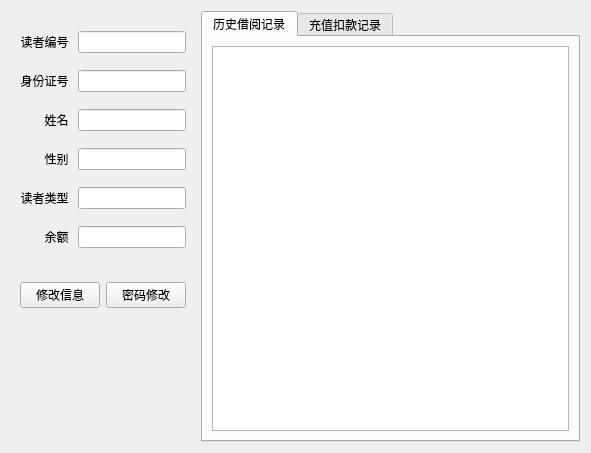
<?xml version="1.0" encoding="UTF-8"?>
<ui version="4.0">
 <class>user</class>
 <widget class="QWidget" name="user">
  <property name="geometry">
   <rect>
    <x>0</x>
    <y>0</y>
    <width>591</width>
    <height>453</height>
   </rect>
  </property>
  <property name="windowTitle">
   <string>用户管理</string>
  </property>
  <layout class="QGridLayout" name="gridLayout_4">
   <item row="0" column="1">
    <widget class="QTabWidget" name="tabWidget">
     <property name="currentIndex">
      <number>0</number>
     </property>
     <widget class="QWidget" name="tab">
      <attribute name="title">
       <string>历史借阅记录</string>
      </attribute>
      <layout class="QGridLayout" name="gridLayout_2">
       <item row="0" column="0">
        <widget class="QTableView" name="tableView"/>
       </item>
      </layout>
     </widget>
     <widget class="QWidget" name="tab_2">
      <attribute name="title">
       <string>充值扣款记录</string>
      </attribute>
      <layout class="QGridLayout" name="gridLayout_3">
       <item row="0" column="0">
        <widget class="QTableView" name="tableView_2"/>
       </item>
      </layout>
     </widget>
    </widget>
   </item>
   <item row="0" column="0">
    <widget class="QWidget" name="widget" native="true">
     <layout class="QGridLayout" name="gridLayout">
      <item row="0" column="1" colspan="2">
       <widget class="QLineEdit" name="lineEdit">
        <property name="focusPolicy">
         <enum>Qt::NoFocus</enum>
        </property>
        <property name="readOnly">
         <bool>true</bool>
        </property>
       </widget>
      </item>
      <item row="2" column="1" colspan="2">
       <widget class="QLineEdit" name="lineEdit_3">
        <property name="focusPolicy">
         <enum>Qt::NoFocus</enum>
        </property>
        <property name="readOnly">
         <bool>true</bool>
        </property>
       </widget>
      </item>
      <item row="7" column="0" colspan="2">
       <widget class="QWidget" name="widget_3" native="true">
        <property name="maximumSize">
         <size>
          <width>16777215</width>
          <height>80</height>
         </size>
        </property>
       </widget>
      </item>
      <item row="4" column="0">
       <widget class="QLabel" name="label_5">
        <property name="text">
         <string>读者类型 </string>
        </property>
        <property name="alignment">
         <set>Qt::AlignRight|Qt::AlignTrailing|Qt::AlignVCenter</set>
        </property>
       </widget>
      </item>
      <item row="3" column="0">
       <widget class="QLabel" name="label_4">
        <property name="text">
         <string>性别 </string>
        </property>
        <property name="alignment">
         <set>Qt::AlignRight|Qt::AlignTrailing|Qt::AlignVCenter</set>
        </property>
       </widget>
      </item>
      <item row="4" column="1" colspan="2">
       <widget class="QLineEdit" name="lineEdit_5">
        <property name="focusPolicy">
         <enum>Qt::NoFocus</enum>
        </property>
        <property name="readOnly">
         <bool>true</bool>
        </property>
       </widget>
      </item>
      <item row="2" column="0">
       <widget class="QLabel" name="label_3">
        <property name="text">
         <string>姓名 </string>
        </property>
        <property name="alignment">
         <set>Qt::AlignRight|Qt::AlignTrailing|Qt::AlignVCenter</set>
        </property>
       </widget>
      </item>
      <item row="5" column="1" colspan="2">
       <widget class="QLineEdit" name="lineEdit_6">
        <property name="focusPolicy">
         <enum>Qt::NoFocus</enum>
        </property>
        <property name="echoMode">
         <enum>QLineEdit::Normal</enum>
        </property>
        <property name="readOnly">
         <bool>true</bool>
        </property>
       </widget>
      </item>
      <item row="1" column="0">
       <widget class="QLabel" name="label_2">
        <property name="text">
         <string>身份证号 </string>
        </property>
        <property name="alignment">
         <set>Qt::AlignRight|Qt::AlignTrailing|Qt::AlignVCenter</set>
        </property>
       </widget>
      </item>
      <item row="1" column="1" colspan="2">
       <widget class="QLineEdit" name="lineEdit_2">
        <property name="focusPolicy">
         <enum>Qt::NoFocus</enum>
        </property>
        <property name="readOnly">
         <bool>true</bool>
        </property>
       </widget>
      </item>
      <item row="5" column="0">
       <widget class="QLabel" name="label_6">
        <property name="text">
         <string>余额 </string>
        </property>
        <property name="alignment">
         <set>Qt::AlignRight|Qt::AlignTrailing|Qt::AlignVCenter</set>
        </property>
       </widget>
      </item>
      <item row="0" column="0">
       <widget class="QLabel" name="label">
        <property name="text">
         <string>读者编号 </string>
        </property>
        <property name="alignment">
         <set>Qt::AlignRight|Qt::AlignTrailing|Qt::AlignVCenter</set>
        </property>
       </widget>
      </item>
      <item row="3" column="1" colspan="2">
       <widget class="QLineEdit" name="lineEdit_4">
        <property name="focusPolicy">
         <enum>Qt::NoFocus</enum>
        </property>
        <property name="readOnly">
         <bool>true</bool>
        </property>
       </widget>
      </item>
      <item row="6" column="0" colspan="3">
       <widget class="QWidget" name="widget_2" native="true">
        <property name="maximumSize">
         <size>
          <width>16777215</width>
          <height>60</height>
         </size>
        </property>
        <layout class="QGridLayout" name="gridLayout_5">
         <property name="leftMargin">
          <number>0</number>
         </property>
         <property name="topMargin">
          <number>0</number>
         </property>
         <property name="rightMargin">
          <number>0</number>
         </property>
         <property name="bottomMargin">
          <number>0</number>
         </property>
         <property name="spacing">
          <number>0</number>
         </property>
         <item row="0" column="2">
          <widget class="QPushButton" name="pushButton_2">
           <property name="text">
            <string>密码修改</string>
           </property>
          </widget>
         </item>
         <item row="0" column="0">
          <widget class="QPushButton" name="pushButton">
           <property name="text">
            <string>修改信息</string>
           </property>
          </widget>
         </item>
         <item row="0" column="1">
          <widget class="QWidget" name="widget_4" native="true">
           <property name="maximumSize">
            <size>
             <width>20</width>
             <height>16777215</height>
            </size>
           </property>
          </widget>
         </item>
        </layout>
       </widget>
      </item>
     </layout>
    </widget>
   </item>
  </layout>
 </widget>
 <resources/>
 <connections/>
</ui>
